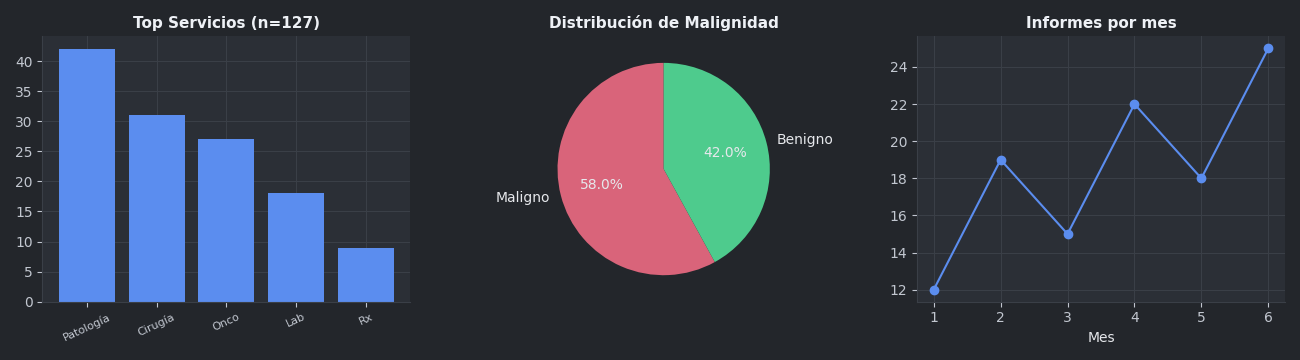

Recreate this plot in Python.
# -*- coding: utf-8 -*-
"""Renderiza un grafico de muestra con el estilo OSCURO para validar la estetica."""
import matplotlib
matplotlib.use("Agg")
import matplotlib as mpl
import matplotlib.pyplot as plt

mpl.rcParams.update({
    "figure.facecolor": "#23262b", "axes.facecolor": "#2b2f36",
    "savefig.facecolor": "#23262b", "axes.edgecolor": "#3a3f47",
    "axes.linewidth": 0.8, "axes.labelcolor": "#e6e8ec",
    "axes.titlecolor": "#eef1f6", "axes.titlesize": 11, "axes.titleweight": "bold",
    "axes.grid": True, "axes.axisbelow": True,
    "grid.color": "#3a3f47", "grid.linewidth": 0.8,
    "axes.spines.top": False, "axes.spines.right": False,
    "xtick.color": "#c2c7d0", "ytick.color": "#c2c7d0", "text.color": "#e6e8ec",
    "axes.prop_cycle": mpl.cycler(color=["#5b8def", "#4ecb8d", "#e0a458", "#d9647a", "#9aa6bf", "#7c8cff"]),
})

fig, axs = plt.subplots(1, 3, figsize=(13, 3.6), dpi=100)
axs[0].bar(["Patología", "Cirugía", "Onco", "Lab", "Rx"], [42, 31, 27, 18, 9])
axs[0].set_title("Top Servicios (n=127)")
axs[0].tick_params(axis="x", rotation=25, labelsize=8)
axs[1].pie([58, 42], labels=["Maligno", "Benigno"], autopct="%1.1f%%",
           colors=["#d9647a", "#4ecb8d"], startangle=90)
axs[1].set_title("Distribución de Malignidad")
axs[2].plot([1, 2, 3, 4, 5, 6], [12, 19, 15, 22, 18, 25], marker="o")
axs[2].set_title("Informes por mes")
axs[2].set_xlabel("Mes")
fig.tight_layout()
fig.savefig(r"C:\Users\Kechavarro\Desktop\ProyectoHUV9GESTOR_ONCOLOGIA\herramientas_ia\resultados\_test_dark_chart.png",
            facecolor="#23262b")
print("OK")
